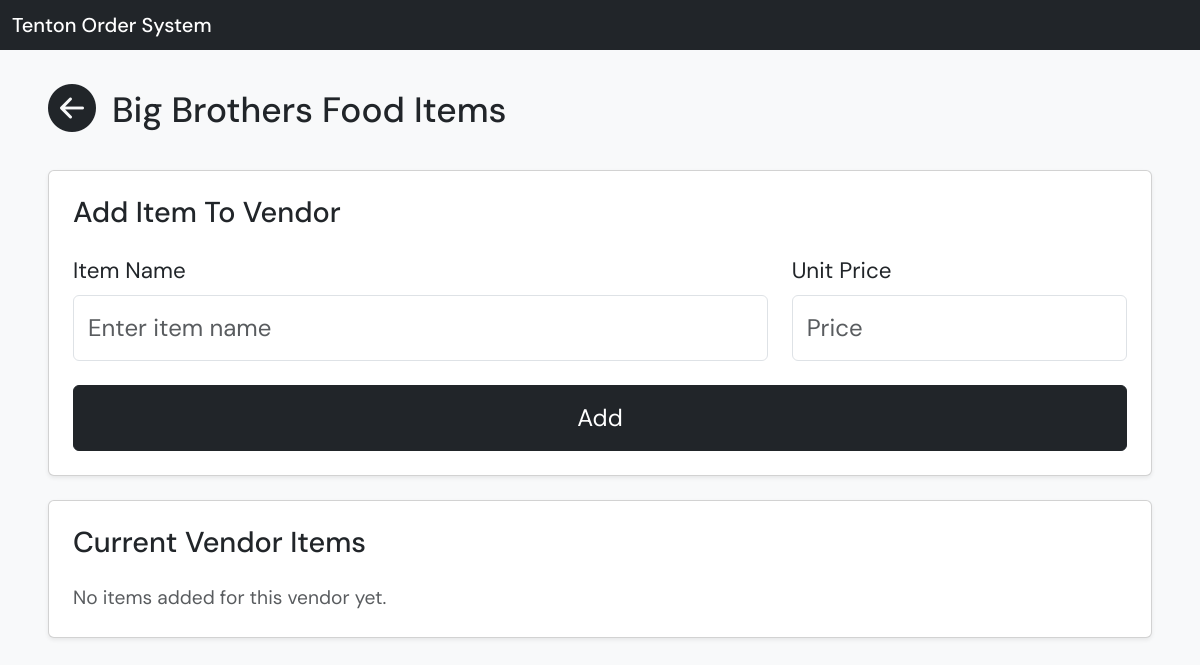
Before: /vendors/1/items with the older database file.
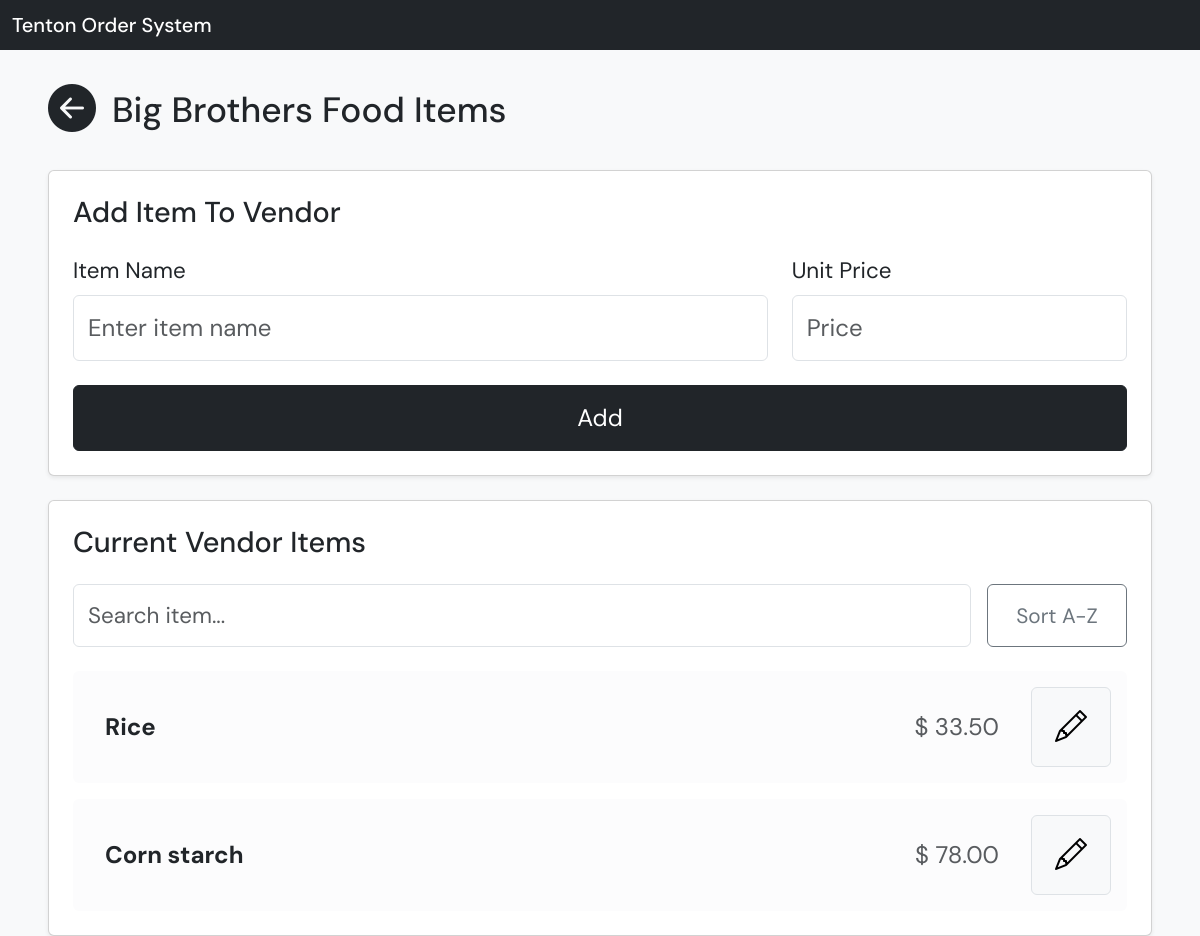
After: the same page with the newer database file.
### app/models.py (models this page shows)
class Item(Base):
    __tablename__ = "items"
    id: Mapped[int] = mapped_column(primary_key=True)
    name: Mapped[str] = mapped_column(String, nullable=False)
    unit_price: Mapped[float | None] = mapped_column(Float, nullable=True)
    vendor_id: Mapped[int] = mapped_column(ForeignKey("vendors.id"), nullable=False)
    vendor = relationship("Vendor", back_populates="items")

### app/main.py (the view)
@app.get("/vendors/{vendor_id}/items", response_class=HTMLResponse)
def vendor_items_page(request: Request, vendor_id: int, db: Session = Depends(get_db)):
    vendor = get_vendor_by_id(db, vendor_id)
    if not vendor:
        return RedirectResponse(url="/vendors", status_code=303)
    items = get_items_by_vendor(db, vendor_id)
    return templates.TemplateResponse(
        "vendor_items.html",
        {
            "request": request,
            "vendor": vendor,
            "items": items,
        },
    )

### app/templates/vendor_items.html (shortened to what this page needs)
{% extends "base.html" %}
{% block content %}
<div class="d-flex align-items-center gap-3 mb-4 flex-wrap">
  <a href="/vendors" class="text-dark">
    <i class="bi bi-arrow-left-circle-fill" style="font-size: 3rem;"></i>
  </a>
  <h2 class="mb-0" style="font-size: 2.2rem;">
    {{ vendor.name }} Items
  </h2>
</div>
<div class="card p-4 shadow-sm mb-4">
  <h5 class="mb-4" style="font-size: 1.8rem;">Add Item To Vendor</h5>
  <form method="post" action="/vendors/{{ vendor.id }}/items">
    <div class="row g-4 align-items-end">
      <div class="col-12 col-md-8">
        <label class="form-label" style="font-size: 1.4rem;">Item Name</label>
        <input type="text" name="name" class="form-control" placeholder="Enter item name" required style="font-size: 1.5rem; padding: 14px;">
      </div>
      <div class="col-12 col-md-4">
        <label class="form-label" style="font-size: 1.4rem;">Unit Price</label>
        <input type="number" name="unit_price" class="form-control" placeholder="Price" min="0" step="0.01" style="font-size: 1.5rem; padding: 14px;">
      </div>
      <div class="col-12">
        <button type="submit" class="btn btn-dark w-100" style="font-size: 1.5rem; padding: 14px;">
          Add
        </button>
      </div>
    </div>
  </form>
</div>
<div class="card p-4 shadow-sm">
  <h5 class="mb-4" style="font-size: 1.8rem;">Current Vendor Items</h5>
  {% if items %}
  <div class="d-flex gap-3 mb-4 flex-wrap">
    <div class="flex-grow-1">
      <input type="text" id="searchInput" class="form-control" placeholder="Search item..." style="font-size: 1.4rem; padding: 14px;">
    </div>
    <button type="button" id="sortBtn" class="btn btn-outline-secondary" style="font-size: 1.3rem; padding: 12px 18px; min-width: 140px;">
      Sort A-Z
    </button>
  </div>
  <div id="itemsContainer" class="d-flex flex-column gap-3">
    {% for item in items %}
    <div class="item-wrapper" data-name="{{ item.name|lower }}" data-price="{{ item.unit_price if item.unit_price is not none else 0 }}">
      <div id="view-row-{{ item.id }}" class="card border-0 bg-light-subtle">
        <div class="card-body p-3">
          <div class="d-flex justify-content-between align-items-center flex-wrap gap-3">
            <div class="flex-grow-1">
              <div class="d-flex justify-content-between align-items-center p-3">
                <div class="fw-bold" style="font-size: 1.5rem;">
                  {{ item.name }}
                </div>
                <div class="text-muted" style="font-size: 1.5rem;">
                  {% if item.unit_price is not none %}
                  $
                  {{ '%.2f'|format(item.unit_price) }}
                  {% else %}
                  -
                  {% endif %}
                </div>
              </div>
            </div>
            <button type="button" class="btn btn-light border d-inline-flex align-items-center justify-content-center edit-btn" style="width: 80px; height: 80px;" title="Edit" data-id="{{ item.id }}">
              <i class="bi bi-pencil" style="font-size: 2rem;"></i>
            </button>
          </div>
        </div>
      </div>
    </div>
    {% endfor %}
  </div>
  {% else %}
  <p class="text-muted mb-0" style="font-size: 1.2rem;">No items added for this vendor yet.</p>
  {% endif %}
</div>
{% endblock %}

Changed rows visible on the page:
added Item: name "Rice", unit_price "33.50"
added Item: name "Corn starch", unit_price "78.00"
Other visible differences:
text no longer shown: "No items added for this vendor yet."
text now shown: "Sort A-Z"
